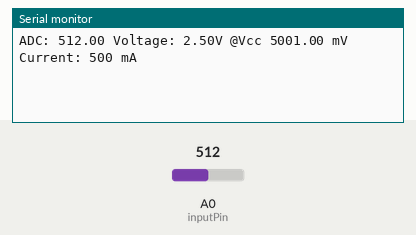
A sketch run on a simulated ATtiny85, built with avr-gcc and run on an emulated ATtiny85. On the bench: the last lines printed to the serial monitor. The test bench sets the inputs (shaded band); at power-on: A0 (inputPin) = 512.

Above: at 1.2 s.
1.3 s: A0 (inputPin) set to 716
At 2.5 s:
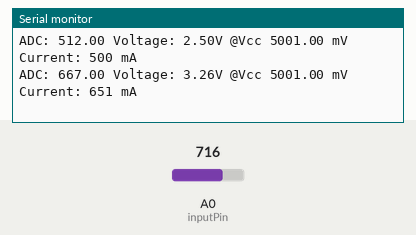
2.8 s: A0 (inputPin) set to 900
At 2.8 s:
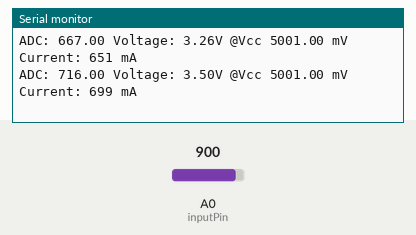
Timing chart, 0 to 5.8 s (numbered marks = the images above; inputs shaded):
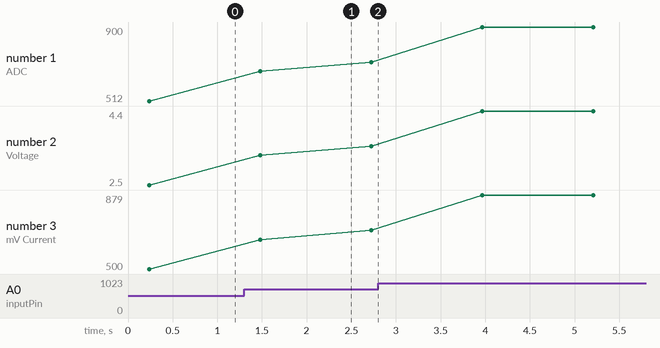

Measured:
- after the input at 1.3 s, the serial monitor: prints a new line after 0.18 s (image 1)
- plotted number 1: 512 → 716 after the input at 1.3 s, 716 → 900 after the input at 2.8 s
- plotted number 2: 2.5 → 3.5 after the input at 1.3 s, 3.5 → 4.4 after the input at 2.8 s
- plotted number 3: 500 → 699 after the input at 1.3 s, 699 → 879 after the input at 2.8 s

The sketch:

INA282.ino
```cpp
/*******************************************************************************
       This is an example using the INA282 current sense module.
       The module should have REF1 and REF2 grounded so 0A = 0V out

       Gadget Reboot

*******************************************************************************/

const byte     inputPin = A0;                     // sensor input
const byte         gain = 50;                     // INA282 gain = 50 V/V
const float      rSense = 0.1;                    // sense resistor 0.1r
const float sensitivity = rSense * 0.001 * gain;  // sensor output V/mA  = 1mA * 0.1r * 50 = 0.005 V/mA


void setup() {
  Serial.begin(9600);
}


void loop() {

  // read sensor current and display on serial monitor
  Serial.print(measureCurrent());
  Serial.println(" mA");
  delay(1000);

}


// ---------------
// measure current
// ---------------
int32_t measureCurrent() {

  // variables for taking average measurements
  float sensorValue = 0;
  float Vcc = 0;

  // take the average of 100 samples
  for (int i = 0; i < 100; i++) {
    sensorValue =  sensorValue + analogRead(inputPin);
    Vcc = Vcc + readVcc();
  }
  sensorValue = (sensorValue / 100);
  Vcc = Vcc / 100;

  // truncate the float variable
  sensorValue = (int)sensorValue;

  // calculate measured current in mA
  // ((VCC / 1024) * sensorValue) = measured mV on 10 bit ADC ranging from 0V to VCC in 1024 steps (1 step =~ 4.88mV)
  // sensitivity = INA282 output volts per mA
  // /1000 because there's volts and mV being used in the calculation
  int32_t currentmA = (((Vcc / 1024L) * sensorValue) / sensitivity) / 1000;

  Serial.print("ADC: ");
  Serial.print(sensorValue);
  Serial.print(" Voltage: ");
  Serial.print(((Vcc / 1024) / 1000)*sensorValue);
  Serial.print("V @Vcc ");
  Serial.print(Vcc);
  Serial.print (" mV ");
  Serial.print ("Current: ");

  return (currentmA);
}

// ---------------------------------------------------
// calculate Vcc in mV from the 1.1V reference voltage
// ---------------------------------------------------
int32_t readVcc() {
  int32_t result = 5000L;

  // read 1.1V reference against AVcc - hardware dependent
  // set the reference to Vcc and the measurement to the internal 1.1V reference
#if defined(__AVR_ATmega32U4__) || defined(__AVR_ATmega1280__) || defined(__AVR_ATmega2560__)
  ADMUX = _BV(REFS0) | _BV(MUX4) | _BV(MUX3) | _BV(MUX2) | _BV(MUX1);
#elif defined (__AVR_ATtiny24__) || defined(__AVR_ATtiny44__) || defined(__AVR_ATtiny84__)
  ADMUX = _BV(MUX5) | _BV(MUX0);
#elif defined (__AVR_ATtiny25__) || defined(__AVR_ATtiny45__) || defined(__AVR_ATtiny85__)
  ADMUX = _BV(MUX3) | _BV(MUX2);
#else
  ADMUX = _BV(REFS0) | _BV(MUX3) | _BV(MUX2) | _BV(MUX1);
#endif

#if defined(__AVR__)
  delay(2);                         // wait for Vref to settle
  ADCSRA |= _BV(ADSC);              // convert, result is stored in ADC at end
  while (bit_is_set(ADCSRA, ADSC)); // measuring
  result = ADCL;                    // must read ADCL (low byte) first - it then locks ADCH
  result |= ADCH << 8;              // unlocks both
  result = 1125300L / result;       // back-calculate AVcc in mV; 1125300 = 1.1*1023*1000
#endif

  return (result);
}
```
